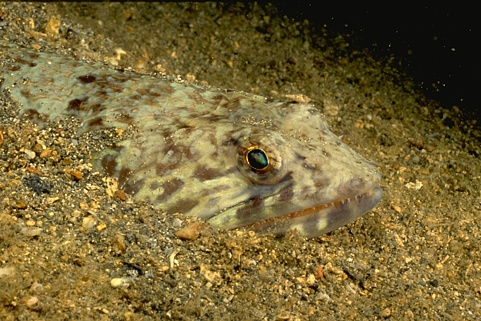
%> input picture 141012.jpg, 481 x 321 px
$ octave test.m   (GNU Octave 9; MATLAB toolbox functions it lacks are replaced by stand-ins)
%> lines starting %> are read from the running program, lines starting %| are printed output that depends on the picture
### img_norm.m
function inorm = img_norm(img)
s = size(img, 3);
if (s == 1)
    inorm = norm(img, 2);
else
    % s == 3 - color image
    e1 = norm(img(:,:,1), 2);
    e2 = norm(img(:,:,2), 2);
    e3 = norm(img(:,:,3), 2);
    inorm = 1.0/3.0 * (e1 + e2 + e3);
end

end

### Landweber.m
function [L, E] = Landweber(F, y, options)
% Landweber iterations
options.null = 0;
tau = getoptions(options, 'tau', 1.0);
maxiter = getoptions(options, 'maxiter', 1000);
mu = getoptions(options, 'mu', 0.0);

L = y;

E = [];
e = img_norm(y - F(L));
E = [E; e];

for i=1:maxiter
    H = fft2(F(L))./(fft2(L)+eps);

    L = L + tau.*real(ifft2(conj(H).*(fft2(y-F(L))))) + mu .* curv(L);
    e = img_norm(y - F(L));
    E = [E; e];
end

end

### curv.m
function Icurv = curv(I)
dx = [-1 0 1]./2;
dy = [-1;0;1]./2;
a = 0.001;
Ix = imfilter(I,dx,'replicate');
Iy = imfilter(I,dy,'replicate');
Igrad2 = Ix.*Ix + Iy.*Iy;
Igrad1 = sqrt(Igrad2);
Icurv = imfilter(Ix./(Igrad1+a),dx,'replicate') + imfilter(Iy./(Igrad1+a),dy,'replicate');

### getoptions.m
function v = getoptions(options, name, v0)
if nargin<3
    error('Not enough arguments.');
end

if isfield(options, name)
    v = eval(['options.' name ';']);
else
    v = v0;
end
end

### test.m
x = im2double(imread('141012.jpg'));
% x=im2double(imread('78098.jpg'));


%  filter
% H = fspecial('gaussian', [5 5],2);
H = fspecial('motion',21,11);
% H = fspecial('disk',5);
% f=@(x) imfilter(x,H,'circular');
f = @(x) imnoise(imfilter(x,H,'circular'),'gaussian',0,0.0001);

y = f(x);
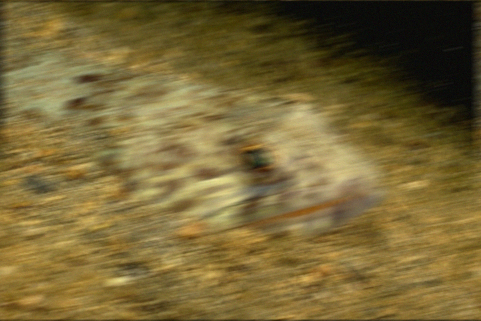
%> y: size 321x481x3 double; mean R, G, B 0.471, 0.403, 0.214; mean of the top-left, top-right, bottom-left and bottom-right quarters 0.392, 0.213, 0.433, 0.412


% General options for all the methods
options.tau = 0.1;
options.mu = 5e-5;


disp('Running Landweber iterations');
options.maxiter = 2000;
L = Landweber(f, y, options);
%> in img_norm, `e1 = norm(img(:,:,1), 2);`: e1 = 2.81
%> in img_norm, `e2 = norm(img(:,:,2), 2);`: e2 = 2.48
%> in img_norm, `e3 = norm(img(:,:,3), 2);`: e3 = 1.85
%> in img_norm, `inorm = 1.0/3.0 * (e1 + e2 + e3);`: inorm = 2.38
%> (the run ends here)
